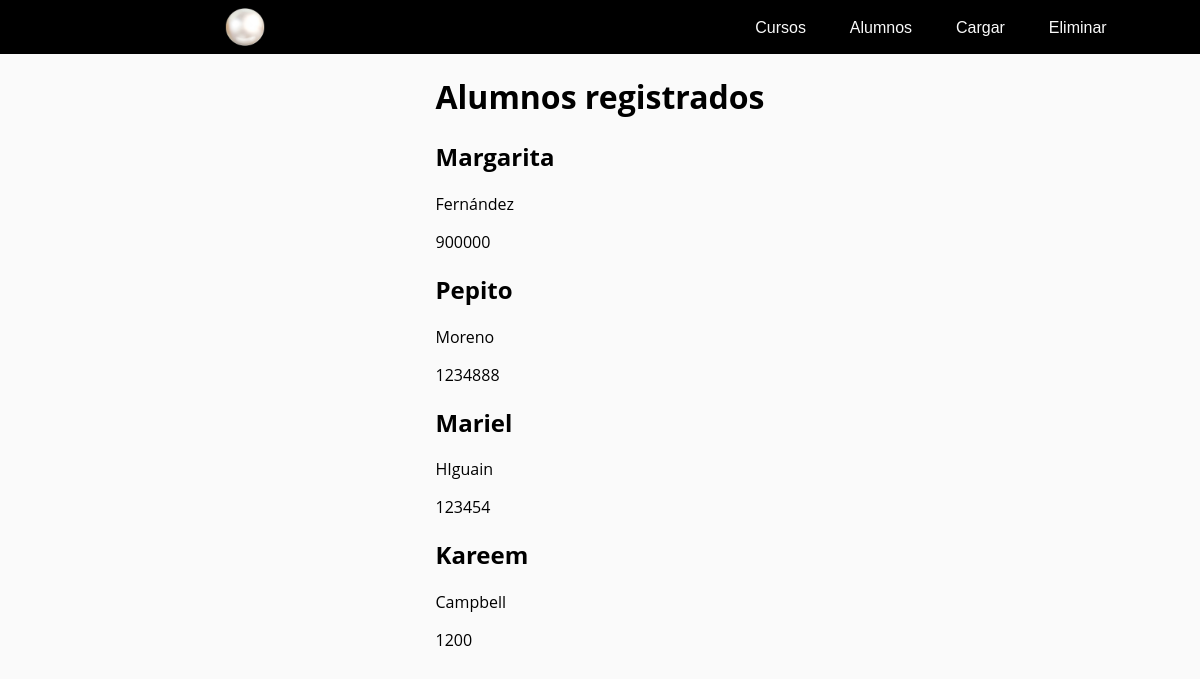
/listarAlumnos, run on an earlier commit of the app's database.
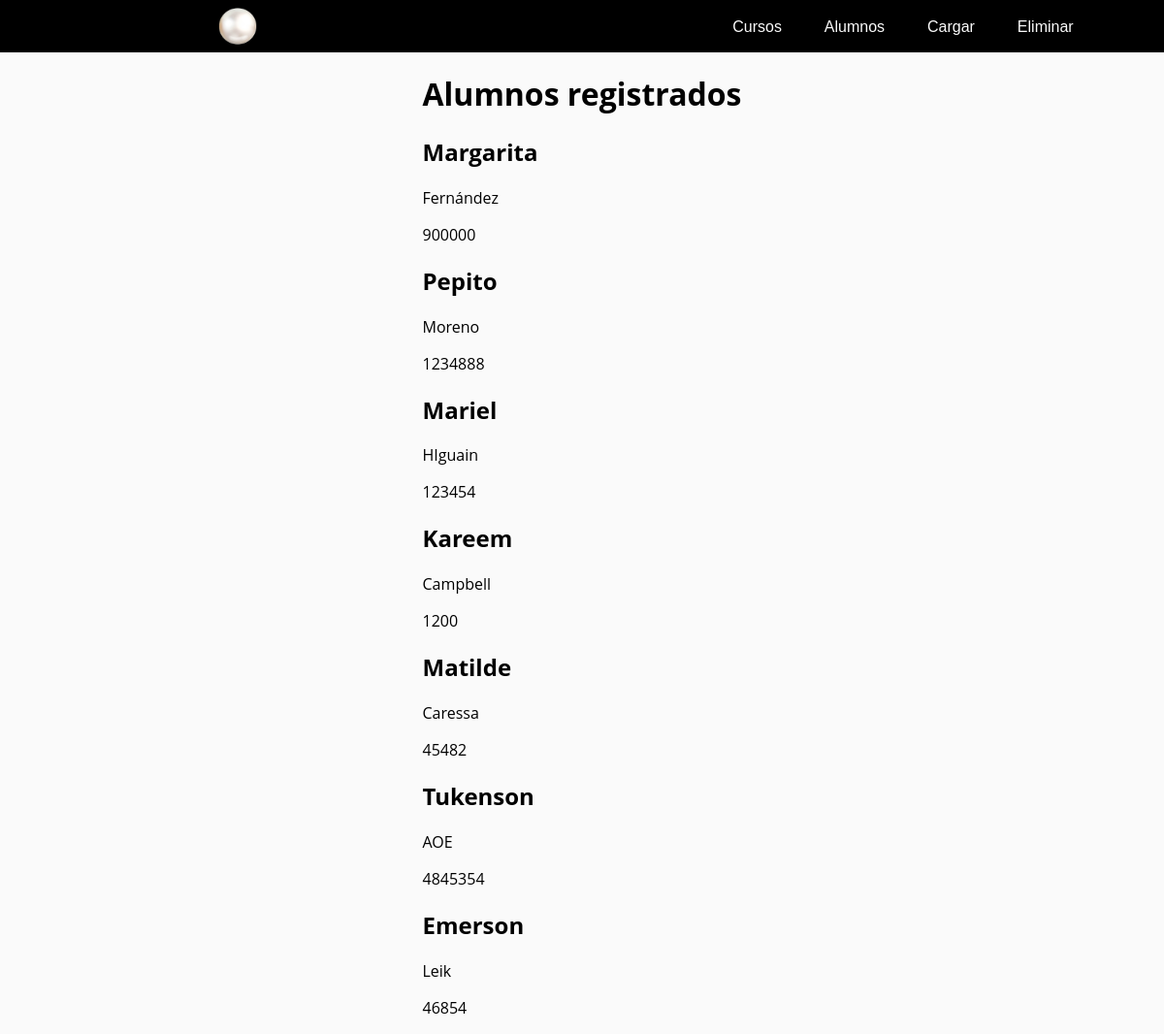
And on a later commit of the database.
### adminCursos/models.py (models this page shows, shortened)
class Alumno(models.Model):
    nombre = models.CharField(max_length=30)
    apellido = models.CharField(max_length=30)
    dni = models.IntegerField(null=True)
    telefono = models.CharField(max_length=15, null=True)
    correo_electronico = models.EmailField(max_length=50,null=True)
    curso = models.ManyToManyField("Curso", related_name="cursada", blank=True)

### adminCursos/views.py (the view)
# urls.py: path("listarAlumnos", views.listar_alumnos, name="listar_alumnos"),
def listar_alumnos(request):
    alumnos = Alumno.objects.all()
    return render(request, "listar_alumnos.html", {"alumnos": alumnos})

### adminCursos/templates/listar_alumnos.html (shortened to what this page needs)
{% extends "base.html" %}
        {% block contenido %}
        <div>
            <h1>Alumnos registrados</h1>
            {% for alumno in alumnos %}
                <div>
                    <h2>{{ alumno.nombre }}</h2>
                    <p>{{ alumno.apellido }}</p>
                    <p>{{ alumno.dni }}</p>
                </div>
            {% endfor %}
        </div>
        {% endblock %}

### adminCursos/templates/base.html (shortened to what this page needs)
{% load static %}
<!DOCTYPE html>
<html>
    <head>
        <link rel="stylesheet" href="{% static 'adminCursos/estilos.css' %}">
    </head>
    <body>
        <nav class="navbar-container">
            <div class="navbar-nav">
                <img src={% static 'img/perla.png' %} />
                <ul class="navbar-links">
                    <li><a class="navbar-link-item" href={% url "listar_cursos"  %}>Cursos</a></li>
                    <li><a class="navbar-link-item" href={% url "listar_alumnos"  %}>Alumnos</a></li>
                    <li><a class="navbar-link-item" href={% url "cargar_alumnos_file"  %}>Cargar</a></li>
                    <li><a class="navbar-link-item" href={% url "eliminar" %}>Eliminar</a></li>
                </ul>
            </div>
        </nav>
        <div id="contenido" class="content">
            {% block contenido %} {% endblock %}
        </div>
    </body>
</html>

### adminCursos/static/adminCursos/estilos.css (style rules this page uses)
:root { padding: 0; margin: 0; }
body { padding: 0; margin: 0; background-color: #FAFAFA; font-family: 'Open Sans', serif; }
.navbar-container { min-width: 100vw; background-color: black; padding: 0; }
.navbar-nav { display: flex; flex-direction: row; align-items: center; justify-content: space-around; }
.navbar-nav img { width: 40px; }
.navbar-links { display: flex; flex-direction: row; gap: 20%; }
.navbar-links a { text-decoration: none; font-family: sans-serif; color: #FAFAFA; transition: all 400ms ease; }
.content { display: flex; flex-direction: column; min-width: 100vw; align-items: center; }

What changed in the data, as far as the page shows it:
added Alumno: nombre "Matilde", apellido "Caressa", dni "45482"
added Alumno: nombre "Tukenson", apellido "AOE", dni "4845354"
added Alumno: nombre "Emerson", apellido "Leik", dni "46854"
